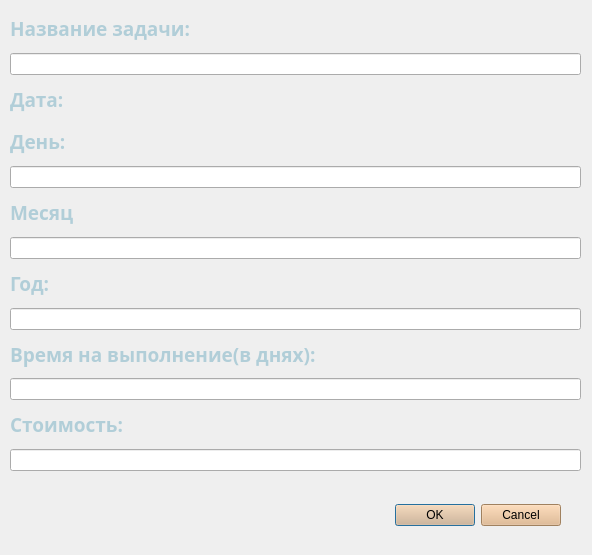
<?xml version="1.0" encoding="UTF-8"?>
<ui version="4.0">
 <class>Dialog</class>
 <widget class="QDialog" name="Dialog">
  <property name="geometry">
   <rect>
    <x>0</x>
    <y>0</y>
    <width>592</width>
    <height>555</height>
   </rect>
  </property>
  <property name="windowTitle">
   <string>Dialog</string>
  </property>
  <widget class="QDialogButtonBox" name="buttonBox">
   <property name="geometry">
    <rect>
     <x>100</x>
     <y>490</y>
     <width>461</width>
     <height>51</height>
    </rect>
   </property>
   <property name="palette">
    <palette>
     <active>
      <colorrole role="WindowText">
       <brush brushstyle="SolidPattern">
        <color alpha="255">
         <red>0</red>
         <green>0</green>
         <blue>0</blue>
        </color>
       </brush>
      </colorrole>
      <colorrole role="Button">
       <brush brushstyle="SolidPattern">
        <color alpha="255">
         <red>224</red>
         <green>180</green>
         <blue>133</blue>
        </color>
       </brush>
      </colorrole>
      <colorrole role="Light">
       <brush brushstyle="SolidPattern">
        <color alpha="255">
         <red>255</red>
         <green>244</green>
         <blue>232</blue>
        </color>
       </brush>
      </colorrole>
      <colorrole role="Midlight">
       <brush brushstyle="SolidPattern">
        <color alpha="255">
         <red>239</red>
         <green>212</green>
         <blue>182</blue>
        </color>
       </brush>
      </colorrole>
      <colorrole role="Dark">
       <brush brushstyle="SolidPattern">
        <color alpha="255">
         <red>112</red>
         <green>90</green>
         <blue>66</blue>
        </color>
       </brush>
      </colorrole>
      <colorrole role="Mid">
       <brush brushstyle="SolidPattern">
        <color alpha="255">
         <red>149</red>
         <green>120</green>
         <blue>89</blue>
        </color>
       </brush>
      </colorrole>
      <colorrole role="Text">
       <brush brushstyle="SolidPattern">
        <color alpha="255">
         <red>0</red>
         <green>0</green>
         <blue>0</blue>
        </color>
       </brush>
      </colorrole>
      <colorrole role="BrightText">
       <brush brushstyle="SolidPattern">
        <color alpha="255">
         <red>255</red>
         <green>255</green>
         <blue>255</blue>
        </color>
       </brush>
      </colorrole>
      <colorrole role="ButtonText">
       <brush brushstyle="SolidPattern">
        <color alpha="255">
         <red>0</red>
         <green>0</green>
         <blue>0</blue>
        </color>
       </brush>
      </colorrole>
      <colorrole role="Base">
       <brush brushstyle="SolidPattern">
        <color alpha="255">
         <red>255</red>
         <green>255</green>
         <blue>255</blue>
        </color>
       </brush>
      </colorrole>
      <colorrole role="Window">
       <brush brushstyle="SolidPattern">
        <color alpha="255">
         <red>224</red>
         <green>180</green>
         <blue>133</blue>
        </color>
       </brush>
      </colorrole>
      <colorrole role="Shadow">
       <brush brushstyle="SolidPattern">
        <color alpha="255">
         <red>0</red>
         <green>0</green>
         <blue>0</blue>
        </color>
       </brush>
      </colorrole>
      <colorrole role="AlternateBase">
       <brush brushstyle="SolidPattern">
        <color alpha="255">
         <red>239</red>
         <green>217</green>
         <blue>194</blue>
        </color>
       </brush>
      </colorrole>
      <colorrole role="ToolTipBase">
       <brush brushstyle="SolidPattern">
        <color alpha="255">
         <red>255</red>
         <green>255</green>
         <blue>220</blue>
        </color>
       </brush>
      </colorrole>
      <colorrole role="ToolTipText">
       <brush brushstyle="SolidPattern">
        <color alpha="255">
         <red>0</red>
         <green>0</green>
         <blue>0</blue>
        </color>
       </brush>
      </colorrole>
      <colorrole role="PlaceholderText">
       <brush brushstyle="SolidPattern">
        <color alpha="127">
         <red>0</red>
         <green>0</green>
         <blue>0</blue>
        </color>
       </brush>
      </colorrole>
      <colorrole role="Accent">
       <brush brushstyle="SolidPattern">
        <color alpha="255">
         <red>255</red>
         <green>255</green>
         <blue>255</blue>
        </color>
       </brush>
      </colorrole>
     </active>
     <inactive>
      <colorrole role="WindowText">
       <brush brushstyle="SolidPattern">
        <color alpha="255">
         <red>0</red>
         <green>0</green>
         <blue>0</blue>
        </color>
       </brush>
      </colorrole>
      <colorrole role="Button">
       <brush brushstyle="SolidPattern">
        <color alpha="255">
         <red>224</red>
         <green>180</green>
         <blue>133</blue>
        </color>
       </brush>
      </colorrole>
      <colorrole role="Light">
       <brush brushstyle="SolidPattern">
        <color alpha="255">
         <red>255</red>
         <green>244</green>
         <blue>232</blue>
        </color>
       </brush>
      </colorrole>
      <colorrole role="Midlight">
       <brush brushstyle="SolidPattern">
        <color alpha="255">
         <red>239</red>
         <green>212</green>
         <blue>182</blue>
        </color>
       </brush>
      </colorrole>
      <colorrole role="Dark">
       <brush brushstyle="SolidPattern">
        <color alpha="255">
         <red>112</red>
         <green>90</green>
         <blue>66</blue>
        </color>
       </brush>
      </colorrole>
      <colorrole role="Mid">
       <brush brushstyle="SolidPattern">
        <color alpha="255">
         <red>149</red>
         <green>120</green>
         <blue>89</blue>
        </color>
       </brush>
      </colorrole>
      <colorrole role="Text">
       <brush brushstyle="SolidPattern">
        <color alpha="255">
         <red>0</red>
         <green>0</green>
         <blue>0</blue>
        </color>
       </brush>
      </colorrole>
      <colorrole role="BrightText">
       <brush brushstyle="SolidPattern">
        <color alpha="255">
         <red>255</red>
         <green>255</green>
         <blue>255</blue>
        </color>
       </brush>
      </colorrole>
      <colorrole role="ButtonText">
       <brush brushstyle="SolidPattern">
        <color alpha="255">
         <red>0</red>
         <green>0</green>
         <blue>0</blue>
        </color>
       </brush>
      </colorrole>
      <colorrole role="Base">
       <brush brushstyle="SolidPattern">
        <color alpha="255">
         <red>255</red>
         <green>255</green>
         <blue>255</blue>
        </color>
       </brush>
      </colorrole>
      <colorrole role="Window">
       <brush brushstyle="SolidPattern">
        <color alpha="255">
         <red>224</red>
         <green>180</green>
         <blue>133</blue>
        </color>
       </brush>
      </colorrole>
      <colorrole role="Shadow">
       <brush brushstyle="SolidPattern">
        <color alpha="255">
         <red>0</red>
         <green>0</green>
         <blue>0</blue>
        </color>
       </brush>
      </colorrole>
      <colorrole role="AlternateBase">
       <brush brushstyle="SolidPattern">
        <color alpha="255">
         <red>239</red>
         <green>217</green>
         <blue>194</blue>
        </color>
       </brush>
      </colorrole>
      <colorrole role="ToolTipBase">
       <brush brushstyle="SolidPattern">
        <color alpha="255">
         <red>255</red>
         <green>255</green>
         <blue>220</blue>
        </color>
       </brush>
      </colorrole>
      <colorrole role="ToolTipText">
       <brush brushstyle="SolidPattern">
        <color alpha="255">
         <red>0</red>
         <green>0</green>
         <blue>0</blue>
        </color>
       </brush>
      </colorrole>
      <colorrole role="PlaceholderText">
       <brush brushstyle="SolidPattern">
        <color alpha="127">
         <red>0</red>
         <green>0</green>
         <blue>0</blue>
        </color>
       </brush>
      </colorrole>
      <colorrole role="Accent">
       <brush brushstyle="SolidPattern">
        <color alpha="255">
         <red>255</red>
         <green>255</green>
         <blue>255</blue>
        </color>
       </brush>
      </colorrole>
     </inactive>
     <disabled>
      <colorrole role="WindowText">
       <brush brushstyle="SolidPattern">
        <color alpha="255">
         <red>112</red>
         <green>90</green>
         <blue>66</blue>
        </color>
       </brush>
      </colorrole>
      <colorrole role="Button">
       <brush brushstyle="SolidPattern">
        <color alpha="255">
         <red>224</red>
         <green>180</green>
         <blue>133</blue>
        </color>
       </brush>
      </colorrole>
      <colorrole role="Light">
       <brush brushstyle="SolidPattern">
        <color alpha="255">
         <red>255</red>
         <green>244</green>
         <blue>232</blue>
        </color>
       </brush>
      </colorrole>
      <colorrole role="Midlight">
       <brush brushstyle="SolidPattern">
        <color alpha="255">
         <red>239</red>
         <green>212</green>
         <blue>182</blue>
        </color>
       </brush>
      </colorrole>
      <colorrole role="Dark">
       <brush brushstyle="SolidPattern">
        <color alpha="255">
         <red>112</red>
         <green>90</green>
         <blue>66</blue>
        </color>
       </brush>
      </colorrole>
      <colorrole role="Mid">
       <brush brushstyle="SolidPattern">
        <color alpha="255">
         <red>149</red>
         <green>120</green>
         <blue>89</blue>
        </color>
       </brush>
      </colorrole>
      <colorrole role="Text">
       <brush brushstyle="SolidPattern">
        <color alpha="255">
         <red>112</red>
         <green>90</green>
         <blue>66</blue>
        </color>
       </brush>
      </colorrole>
      <colorrole role="BrightText">
       <brush brushstyle="SolidPattern">
        <color alpha="255">
         <red>255</red>
         <green>255</green>
         <blue>255</blue>
        </color>
       </brush>
      </colorrole>
      <colorrole role="ButtonText">
       <brush brushstyle="SolidPattern">
        <color alpha="255">
         <red>112</red>
         <green>90</green>
         <blue>66</blue>
        </color>
       </brush>
      </colorrole>
      <colorrole role="Base">
       <brush brushstyle="SolidPattern">
        <color alpha="255">
         <red>224</red>
         <green>180</green>
         <blue>133</blue>
        </color>
       </brush>
      </colorrole>
      <colorrole role="Window">
       <brush brushstyle="SolidPattern">
        <color alpha="255">
         <red>224</red>
         <green>180</green>
         <blue>133</blue>
        </color>
       </brush>
      </colorrole>
      <colorrole role="Shadow">
       <brush brushstyle="SolidPattern">
        <color alpha="255">
         <red>0</red>
         <green>0</green>
         <blue>0</blue>
        </color>
       </brush>
      </colorrole>
      <colorrole role="AlternateBase">
       <brush brushstyle="SolidPattern">
        <color alpha="255">
         <red>224</red>
         <green>180</green>
         <blue>133</blue>
        </color>
       </brush>
      </colorrole>
      <colorrole role="ToolTipBase">
       <brush brushstyle="SolidPattern">
        <color alpha="255">
         <red>255</red>
         <green>255</green>
         <blue>220</blue>
        </color>
       </brush>
      </colorrole>
      <colorrole role="ToolTipText">
       <brush brushstyle="SolidPattern">
        <color alpha="255">
         <red>0</red>
         <green>0</green>
         <blue>0</blue>
        </color>
       </brush>
      </colorrole>
      <colorrole role="PlaceholderText">
       <brush brushstyle="SolidPattern">
        <color alpha="127">
         <red>112</red>
         <green>90</green>
         <blue>66</blue>
        </color>
       </brush>
      </colorrole>
      <colorrole role="Accent">
       <brush brushstyle="SolidPattern">
        <color alpha="255">
         <red>255</red>
         <green>222</green>
         <blue>188</blue>
        </color>
       </brush>
      </colorrole>
     </disabled>
    </palette>
   </property>
   <property name="styleSheet">
    <string notr="true">
font: 700 10pt &quot;Rubik&quot;;</string>
   </property>
   <property name="orientation">
    <enum>Qt::Orientation::Horizontal</enum>
   </property>
   <property name="standardButtons">
    <set>QDialogButtonBox::StandardButton::Cancel|QDialogButtonBox::StandardButton::Ok</set>
   </property>
  </widget>
  <widget class="QWidget" name="layoutWidget">
   <property name="geometry">
    <rect>
     <x>10</x>
     <y>10</y>
     <width>571</width>
     <height>461</height>
    </rect>
   </property>
   <layout class="QVBoxLayout" name="verticalLayout">
    <item>
     <widget class="QLabel" name="label">
      <property name="font">
       <font>
        <family>Rubik</family>
        <pointsize>14</pointsize>
        <bold>true</bold>
       </font>
      </property>
      <property name="styleSheet">
       <string notr="true">color : #B1CED8;</string>
      </property>
      <property name="text">
       <string>Название задачи:</string>
      </property>
     </widget>
    </item>
    <item>
     <widget class="QLineEdit" name="lineEdit"/>
    </item>
    <item>
     <widget class="QLabel" name="label_2">
      <property name="font">
       <font>
        <family>Rubik</family>
        <pointsize>14</pointsize>
        <bold>true</bold>
       </font>
      </property>
      <property name="styleSheet">
       <string notr="true">color : #B1CED8;</string>
      </property>
      <property name="text">
       <string>Дата:</string>
      </property>
     </widget>
    </item>
    <item>
     <widget class="QLabel" name="label_3">
      <property name="font">
       <font>
        <family>Rubik</family>
        <pointsize>14</pointsize>
        <bold>true</bold>
       </font>
      </property>
      <property name="styleSheet">
       <string notr="true">color : #B1CED8;</string>
      </property>
      <property name="text">
       <string>День:</string>
      </property>
     </widget>
    </item>
    <item>
     <widget class="QLineEdit" name="lineEdit_2"/>
    </item>
    <item>
     <widget class="QLabel" name="label_4">
      <property name="font">
       <font>
        <family>Rubik</family>
        <pointsize>14</pointsize>
        <bold>true</bold>
       </font>
      </property>
      <property name="styleSheet">
       <string notr="true">color : #B1CED8;</string>
      </property>
      <property name="text">
       <string>Месяц</string>
      </property>
     </widget>
    </item>
    <item>
     <widget class="QLineEdit" name="lineEdit_3"/>
    </item>
    <item>
     <widget class="QLabel" name="label_5">
      <property name="font">
       <font>
        <family>Rubik</family>
        <pointsize>14</pointsize>
        <bold>true</bold>
       </font>
      </property>
      <property name="styleSheet">
       <string notr="true">color : #B1CED8;</string>
      </property>
      <property name="text">
       <string>Год:</string>
      </property>
     </widget>
    </item>
    <item>
     <widget class="QLineEdit" name="lineEdit_4"/>
    </item>
    <item>
     <widget class="QLabel" name="label_6">
      <property name="font">
       <font>
        <family>Rubik</family>
        <pointsize>14</pointsize>
        <bold>true</bold>
       </font>
      </property>
      <property name="styleSheet">
       <string notr="true">color : #B1CED8;</string>
      </property>
      <property name="text">
       <string>Время на выполнение(в днях):</string>
      </property>
     </widget>
    </item>
    <item>
     <widget class="QLineEdit" name="lineEdit_5"/>
    </item>
    <item>
     <widget class="QLabel" name="label_7">
      <property name="font">
       <font>
        <family>Rubik</family>
        <pointsize>14</pointsize>
        <bold>true</bold>
       </font>
      </property>
      <property name="styleSheet">
       <string notr="true">color : #B1CED8;</string>
      </property>
      <property name="text">
       <string>Стоимость:</string>
      </property>
     </widget>
    </item>
    <item>
     <widget class="QLineEdit" name="lineEdit_6"/>
    </item>
   </layout>
  </widget>
 </widget>
 <resources/>
 <connections>
  <connection>
   <sender>buttonBox</sender>
   <signal>accepted()</signal>
   <receiver>Dialog</receiver>
   <slot>accept()</slot>
   <hints>
    <hint type="sourcelabel">
     <x>248</x>
     <y>254</y>
    </hint>
    <hint type="destinationlabel">
     <x>157</x>
     <y>274</y>
    </hint>
   </hints>
  </connection>
  <connection>
   <sender>buttonBox</sender>
   <signal>rejected()</signal>
   <receiver>Dialog</receiver>
   <slot>reject()</slot>
   <hints>
    <hint type="sourcelabel">
     <x>316</x>
     <y>260</y>
    </hint>
    <hint type="destinationlabel">
     <x>286</x>
     <y>274</y>
    </hint>
   </hints>
  </connection>
 </connections>
</ui>
